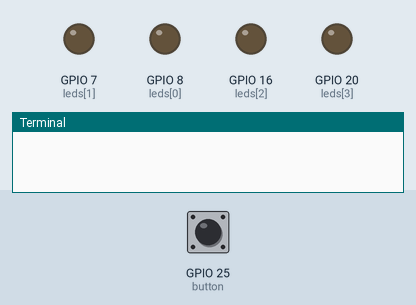
Recording of a program running on a simulated Raspberry Pi (BCM pin numbers). Parts: output pins drawn as LEDs (lit = HIGH), the last lines printed to the terminal. Inputs (shaded band) come from the test bench; at power-on: GPIO 25 (button) HIGH.

Above: at 1.2 s.
1.3 s: GPIO 25 (button) pulled LOW for 0.15 s
At 2.2 s:
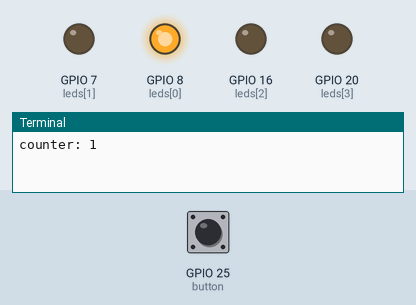
2.9 s: GPIO 25 (button) pulled LOW for 1 s
At 3.4 s:
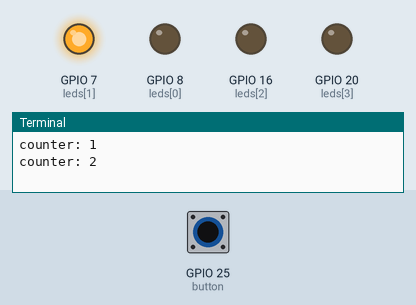
5.4 s: GPIO 25 (button) pulled LOW for 0.15 s
At 6.5 s:
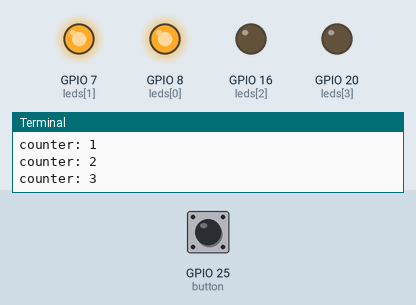
7.0 s: GPIO 25 (button) pulled LOW for 3.2 s
At 7.8 s:
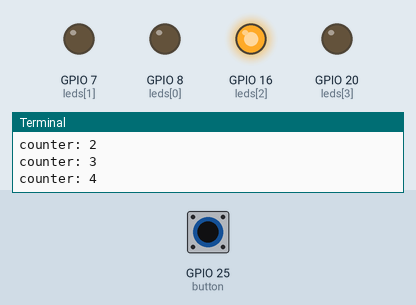
11.7 s: GPIO 25 (button) pulled LOW for 0.15 s
At 12.6 s:
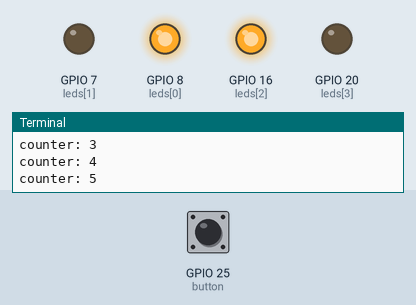
13.3 s: GPIO 25 (button) pulled LOW for 1 s
At 13.8 s:
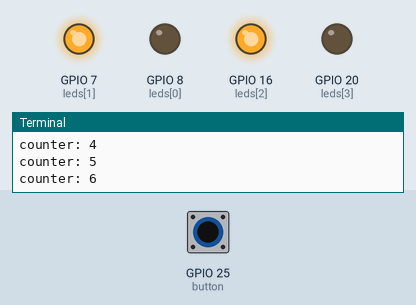
Timing chart, 0 to 16.3 s (numbered marks = the images above; inputs shaded):
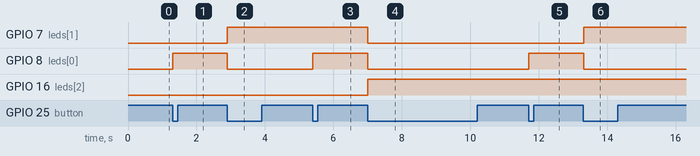

The program:

mission4.py
```python
#!/usr/bin/env python3
# 시스템 PATH에서 python3 인터프리터를 탐색하여 실행합니다.
# 다양한 플랫폼에서 호환성을 보장하기 위한 권장 방식입니다.

from gpiozero import LED, Button
# gpiozero는 Raspberry Pi 전용 고수준 GPIO 제어 라이브러리입니다.
# Button: 입력 핀(스위치) 제어용 클래스
# LED: 출력 핀 제어용 클래스

from signal import signal, SIGINT, SIGTERM
# signal 모듈은 시스템 종료, Ctrl+C 같은 시그널을 감지하여 사용자 정의 함수를 실행할 수 있도록 합니다.

from time import sleep
# sleep 함수는 프로그램 실행을 지정된 시간(초)만큼 지연시킵니다.

import sys
# sys.exit()를 사용하여 프로그램을 명시적으로 종료합니다.

# ----------------------------------------------------------
# 1. GPIO 핀 설정 (BCM 기준)
# ----------------------------------------------------------
SWPIN = 25                    # 스위치 입력 핀
LEDPINS = [8, 7, 16, 20]      # 출력 LED 핀 리스트 (LSB → MSB)

# ----------------------------------------------------------
# 2. 객체 생성
# ----------------------------------------------------------
try:
    button = Button(SWPIN, pull_up=True)
    leds = [LED(pin) for pin in LEDPINS]
except Exception as e:
    print(f"[ERROR] GPIO initialization failed: {e}")
    sys.exit(1)

# ----------------------------------------------------------
# 3. 안전 종료 처리 함수 정의
# ----------------------------------------------------------
def cleanup(signum, frame):
    """
    프로그램 종료 시 모든 LED를 소등하고 안전하게 종료합니다.
    회로 보호 및 GPIO 상태 초기화를 위해 필수입니다.
    """
    print("\nShutting down: Releasing GPIO resources...")
    for led in leds:
        led.off()
    sys.exit(0)

# ----------------------------------------------------------
# 4. 시그널 핸들러 등록 (Ctrl+C 또는 종료 요청 대응)
# ----------------------------------------------------------
signal(SIGINT, cleanup)
signal(SIGTERM, cleanup)

# ----------------------------------------------------------
# 5. GPIO 비트 출력 함수
# ----------------------------------------------------------
def set_gpio_bits(value):
    """
    전달받은 정수값을 이진수로 해석하여 각 비트를 LED에 출력합니다.
    1 → ON, 0 → OFF
    """
    for i, led in enumerate(leds):
        if (value >> i) & 1:
            led.on()
        else:
            led.off()

# ----------------------------------------------------------
# 6. 메인 루프: 버튼 누를 때마다 카운터 증가 및 출력
# ----------------------------------------------------------
try:
    counter = 0
    prev_state = False

    while True:
        curr_state = button.is_pressed

        if curr_state and not prev_state:
            counter = (counter + 1) % 16  # 0~15 사이에서 반복
            set_gpio_bits(counter)
            print(f"counter: {counter}")

        prev_state = curr_state
        sleep(0.05)  # 디바운싱 대기 시간

except KeyboardInterrupt:
    cleanup(None, None)
```

Measured:
- after the input at 1.3 s, GPIO 8 (leds[0]): LOW → HIGH at once
- after the input at 2.9 s, GPIO 7 (leds[1]): LOW → HIGH at once; GPIO 8 (leds[0]): HIGH → LOW at once
- after the input at 5.4 s, GPIO 8 (leds[0]): LOW → HIGH at once
- after the input at 7.0 s, GPIO 7 (leds[1]), GPIO 8 (leds[0]): HIGH → LOW at once; GPIO 16 (leds[2]): LOW → HIGH at once
- after the input at 11.7 s, GPIO 8 (leds[0]): LOW → HIGH at once
- after the input at 13.3 s, GPIO 7 (leds[1]): LOW → HIGH at once; GPIO 8 (leds[0]): HIGH → LOW at once
